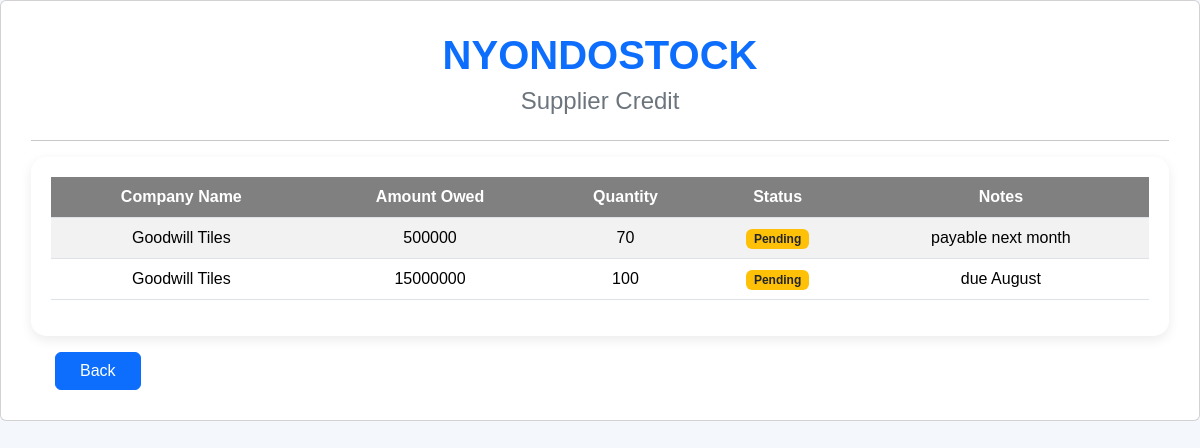
The app's page /supplier/credit/table/ with its own data.
### nyondoapp/models.py (models this page shows, shortened)
class Scredit(models.Model):
    company_name = models.ForeignKey(Supplier ,on_delete=models.CASCADE)
    quantity = models.IntegerField(blank=False)
    amount_owed = models.IntegerField(blank=False)
    status = models.TextField(blank=False)
    notes = models.TextField(blank=True)

class Supplier(models.Model):
    company_name = models.TextField(blank=False)
    email = models.EmailField(blank=True)
    location = models.CharField(blank=False, max_length=100)
    TRN = models.TextField(blank=False)
    phone = models.TextField(blank=False)
    product_description = models.TextField(blank=False)
    payment_option = models.CharField(max_length=50, blank=False)

### nyondoapp/views.py (the view)
# urls.py: path('supplier/credit/table/', views.supplier_credit_table, name='supplier_credit_table'),
def supplier_credit_table(request):
    supplier = Scredit.objects.all().order_by('-id')
    return render(request, 'account/supplier_credit_table.html', {'supplier': supplier})

### nyondoapp/templates/account/supplier_credit_table.html (shortened to what this page needs)
<!doctype html>
<html lang="en">
  <head>
    {% load static %}
    <link
      href="https://cdn.jsdelivr.net/npm/bootstrap@5.3.8/dist/css/bootstrap.min.css"
      rel="stylesheet"
    />
  </head>
  <body>
    <div class="page card">
      <div class="header">
        <h1>NYONDOSTOCK</h1>
        <h4>Supplier Credit </h4>
      </div>
      <hr>
      <div class="table-container">
        <div class="table-responsive">
          <table class="table table-striped table-hover align-middle">
            <thead>
              <tr>
                <th>Company Name</th>
                <th>Amount Owed</th>
                <th>Quantity</th>
                <th>Status</th>
                <th>Notes</th>
              </tr>
            </thead>
            <tbody>
              {% for item in supplier %}
              <tr>
                <td>{{ item.company_name.company_name }}</td>
                <td>{{ item.amount_owed }}</td>
                <td>{{ item.quantity }}</td>
                <td>
                  <span class="badge bg-warning text-dark">
                    {{ item.status }}
                  </span>
                </td>
                <td>{{ item.notes }}</td>
              </tr>
              {% empty %}
              <tr>
                <td colspan="5" class="text-center text-muted">
                  No supplier credits found.
                </td>
              </tr>
              {% endfor %}
            </tbody>
          </table>
        </div>
      </div>
      <div class="mt-3 px-4 btn-md">
         <button
            type="button"
            class="btn btn-primary px-4 "
            onclick="window.history.back();"
          >
            Back
          </button>
      </div>
    </div>
  </body>
</html>

### nyondoapp/templates/account/supplier_credit_table.html (style rules this page uses)
body { background: #f4f7fc; font-family: Arial, Helvetica, sans-serif; }
.page { padding: 30px; }
.header h1 { color: #0d6efd; font-weight: bold; text-align: center; }
.header h4 { color: #6c757d; text-align: center; }
.table-container { background: white; padding: 20px; border-radius: 15px; box-shadow: 0 4px 12px rgba(0, 0, 0, 0.08); }
table th { background-color:grey !important; color: white !important; text-align: center; }
table td { vertical-align: middle; text-align: center; }

### records on screen
Scredit: company_name.company_name "Goodwill Tiles", amount_owed "500000", quantity "70", status "Pending", notes "payable next month"
Scredit: company_name.company_name "Goodwill Tiles", amount_owed "15000000", quantity "100", status "Pending", notes "due August"
